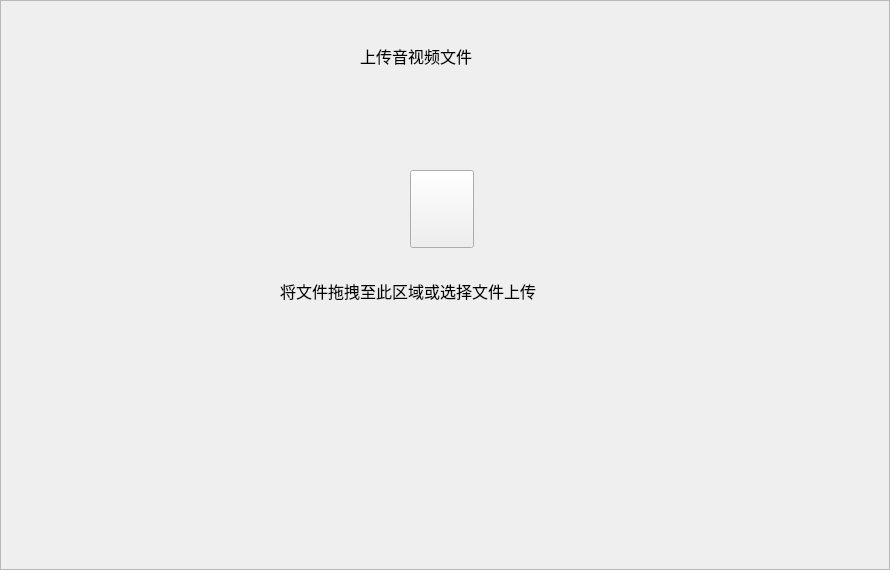
<?xml version="1.0" encoding="UTF-8"?>
<ui version="4.0">
 <class>UploadWidget</class>
 <widget class="QWidget" name="UploadWidget">
  <property name="geometry">
   <rect>
    <x>0</x>
    <y>0</y>
    <width>890</width>
    <height>570</height>
   </rect>
  </property>
  <property name="windowTitle">
   <string>Form</string>
  </property>
  <widget class="QFrame" name="frame">
   <property name="geometry">
    <rect>
     <x>0</x>
     <y>0</y>
     <width>890</width>
     <height>570</height>
    </rect>
   </property>
   <property name="frameShape">
    <enum>QFrame::StyledPanel</enum>
   </property>
   <property name="frameShadow">
    <enum>QFrame::Raised</enum>
   </property>
   <widget class="QLabel" name="label">
    <property name="geometry">
     <rect>
      <x>360</x>
      <y>20</y>
      <width>151</width>
      <height>71</height>
     </rect>
    </property>
    <property name="font">
     <font>
      <pointsize>12</pointsize>
     </font>
    </property>
    <property name="text">
     <string>上传音视频文件</string>
    </property>
   </widget>
   <widget class="QWidget" name="widget_frame" native="true">
    <property name="geometry">
     <rect>
      <x>30</x>
      <y>120</y>
      <width>812</width>
      <height>220</height>
     </rect>
    </property>
    <widget class="QLabel" name="label_2">
     <property name="geometry">
      <rect>
       <x>250</x>
       <y>150</y>
       <width>331</width>
       <height>41</height>
      </rect>
     </property>
     <property name="font">
      <font>
       <pointsize>12</pointsize>
      </font>
     </property>
     <property name="text">
      <string>将文件拖拽至此区域或选择文件上传</string>
     </property>
    </widget>
    <widget class="QPushButton" name="pushButton_upload">
     <property name="geometry">
      <rect>
       <x>380</x>
       <y>50</y>
       <width>64</width>
       <height>78</height>
      </rect>
     </property>
     <property name="styleSheet">
      <string notr="true">border-image: url(:/images/file_uploadbig.png);</string>
     </property>
     <property name="text">
      <string/>
     </property>
    </widget>
   </widget>
   <widget class="PictureBox" name="widget" native="true">
    <property name="geometry">
     <rect>
      <x>10</x>
      <y>10</y>
      <width>30</width>
      <height>30</height>
     </rect>
    </property>
   </widget>
  </widget>
 </widget>
 <customwidgets>
  <customwidget>
   <class>PictureBox</class>
   <extends>QWidget</extends>
   <header location="global">picturebox.h</header>
   <container>1</container>
  </customwidget>
 </customwidgets>
 <resources/>
 <connections/>
</ui>
